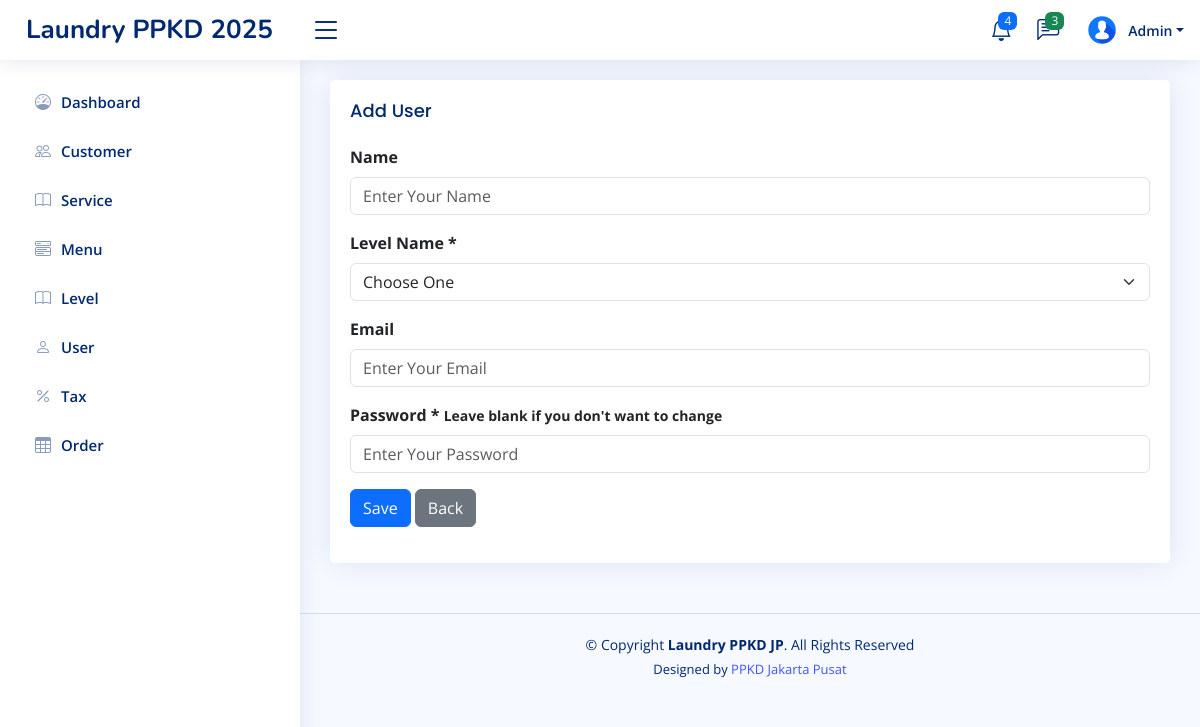
/home.php?page=tambah-user (signed in), run on an earlier commit of the app's database.
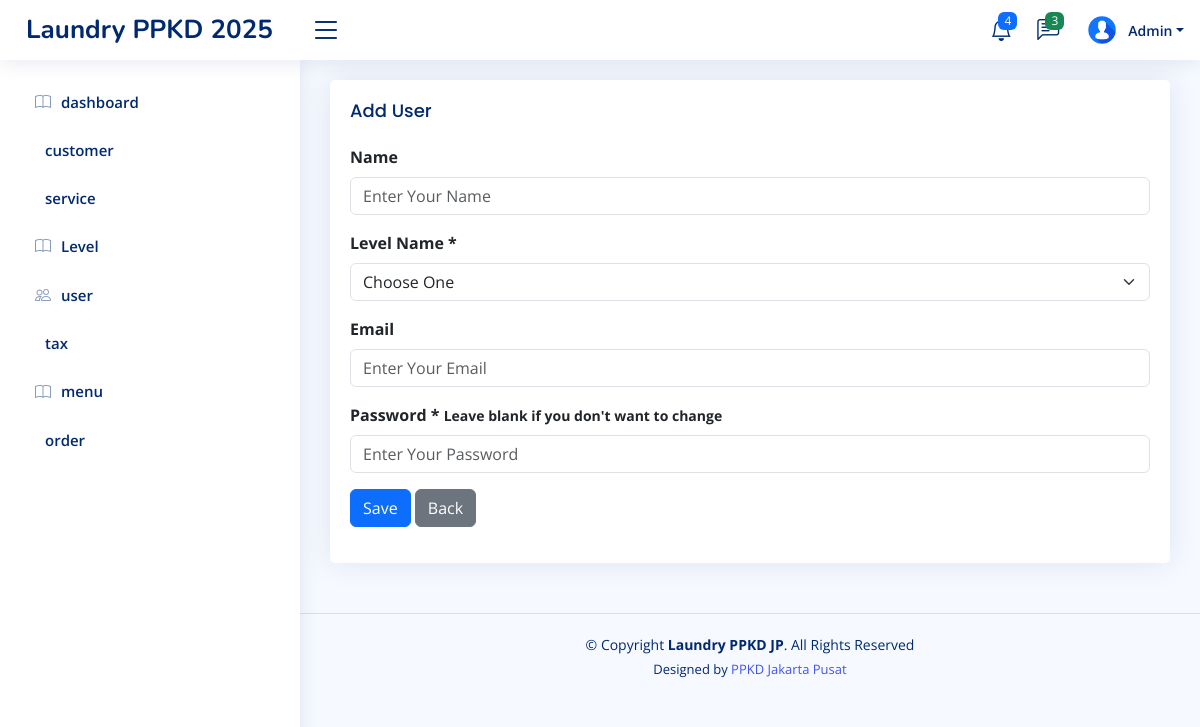
And on a later commit of the database.
### tables this page shows
CREATE TABLE `level_menus` (
  `id` int(11) NOT NULL,
  `level_id` int(11) NOT NULL,
  `menu_id` int(11) NOT NULL,
  `created_at` timestamp NOT NULL DEFAULT current_timestamp(),
  `updated_at` timestamp NULL DEFAULT NULL ON UPDATE current_timestamp()
);

CREATE TABLE `menus` (
  `id` int(11) NOT NULL,
  `name` varchar(30) NOT NULL,
  `icon` varchar(30) NOT NULL,
  `link` varchar(30) NOT NULL,
  `order` int(11) NOT NULL,
  `created_at` timestamp NOT NULL DEFAULT current_timestamp(),
  `updated_at` timestamp NULL DEFAULT NULL ON UPDATE current_timestamp()
);

### pages/tambah-user.php (the view, shortened to what this page needs)
<?php
$id = isset($_GET['edit']) ? $_GET['edit'] : '';
$queryEdit = mysqli_query($config, "SELECT * FROM users WHERE id='$id'");
$rowEdit = mysqli_fetch_assoc($queryEdit);
?>
<div class="row">
    <div class="col-sm-12">
        <div class="card">
            <div class="card-body">
                <h3 class="card-title">
                    <?php echo isset($_GET['edit']) ? 'Edit' : "Add" ?> User
                </h3>
                <form action="" method="post">
                    <div class="mb-3">
                        <label for="" class="form-label fw-bold">Name</label>
                        <input class="form-control" type="text" name="name" placeholder="Enter Your Name" required
                            value="<?php echo $rowEdit['name'] ?? '' ?>">
                    </div>
                    <div class="mb-3">
                        <label for="" class="form-label fw-bold">Level Name *</label>
                        <select name="level_id" id="" class="form-select">
                            <option value="">Choose One</option>
                        </select>
                    </div>
                    <div class="mb-3">
                        <label for="" class="form-label fw-bold">Email</label>
                        <input class="form-control" type="email" name="email" class="form-control"
                            placeholder="Enter Your Email" required value="<?php echo $rowEdit['email'] ?? '' ?>">
                    </div>
                    <div class="mb-3">
                        <label for="" class="form-label fw-bold">Password * <small>Leave blank if you don't want to
                                change</small></label>
                        <input class="form-control" type="password" name="password" placeholder="Enter Your Password">
                    </div>
                    <div class="mb-3">
                        <button class="btn btn-primary" type="submit" name="<?php echo ($id) ? 'update' : 'save' ?>">
                            <?php echo ($id) ? "Save Changes" : "Save" ?>
                        </button>
                        <a href="?page=user" class="btn btn-secondary">Back</a>
                    </div>
                </form>
            </div>
        </div>
    </div>
</div>

### inc/sidebar.php
<?php
$level_id = $_SESSION['LEVEL_ID'] ?? '';
$querylevelMenu = mysqli_query($config, "SELECT * FROM menus JOIN level_menus ON menus.id = level_menus.menu_id WHERE level_id = '$level_id' ORDER BY `order` ASC");
$rowLevelMenus = mysqli_fetch_all($querylevelMenu, MYSQLI_ASSOC);
?>
<aside id="sidebar" class="sidebar">
    <ul class="sidebar-nav" id="sidebar-nav">
        <?php foreach ($rowLevelMenus as $rowLevelMenu): ?>
            <li class="nav-item">
                <a class="nav-link collapsed" href="?page=<?= $rowLevelMenu['link'] ?>">
                    <i class="<?= $rowLevelMenu['icon'] ?>"></i>
                    <span><?= $rowLevelMenu['name'] ?></span>
                </a>
            </li>
        <?php endforeach ?>
</aside>

What changed in the data, as far as the page shows it:
removed level_menus: menu.name "Dashboard"
removed level_menus: menu.name "Customer"
removed level_menus: menu.name "Service"
removed level_menus: menu.name "Menu"
removed level_menus: menu.name "User"
removed level_menus: menu.name "Tax"
removed level_menus: menu.name "Order"
added level_menus: menu.name "dashboard"
added level_menus: menu.name "customer"
added level_menus: menu.name "service"
added level_menus: menu.name "user"
added level_menus: menu.name "tax"
added level_menus: menu.name "menu"
now on this page (row edited): level_menus: menu.name "order"
